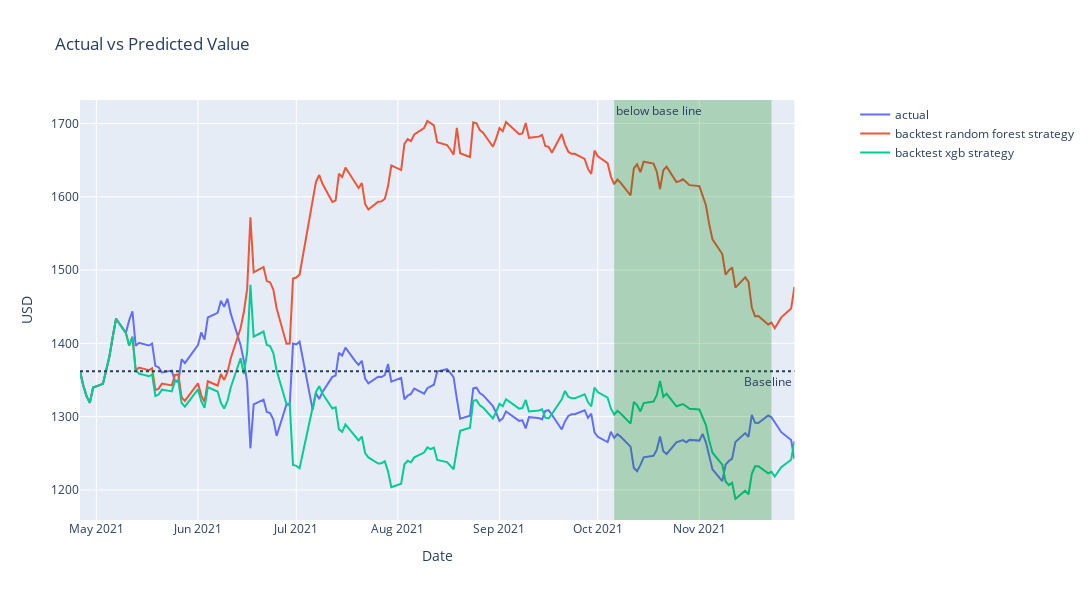

The notebook cell this image was saved under:
### Code cell
# fig = go.Figure()
fig = make_subplots(specs=[[{"secondary_y": True}]])

fig.add_trace(go.Scatter(x=df_rf['date'], y = df_rf['value'], name='actual'))

fig.add_hline(y=1362, annotation_text='Baseline', line_dash="dot", annotation_position="bottom right")

######################## To un-hide ########################
# fig.add_trace(go.Scatter(x=df_rf['date'], y = df_rf['value_rf'], name='random forest model'))
fig.add_trace(go.Scatter(x=df_rf['date'], y = df_rf['value_strat'], name='backtest random forest strategy'))
fig.add_trace(go.Scatter(x=df_xgb['date'], y = df_xgb['value_strat'], name='backtest xgb strategy'))
fig.add_vrect(x0="2021-10-6", x1="2021-11-23", fillcolor="green",  opacity=0.25, line_width=0 , annotation_text="below base line", annotation_position="top left")
############################################################

fig['layout'].update(height=600, width=1500, title='Actual vs Predicted Value')
fig.update_xaxes(title_text="Date")
fig.update_yaxes(title_text="USD")

# fig.add_trace(go.Scatter(x=df_rf['date'], y = df_rf['MSE'], name='MSE'), secondary_y=True)

fig.show()

# sharpe = desc.loc['mean', 'pct_t-1'] / desc.loc['std', 'pct_t-1']
# avg_return = desc.loc['mean', 'pct_t-1']
tot_return_act = return_tot(df_rf, 'date', 'value', 'value')
tot_return_predict = return_tot(df_rf, 'date', 'value', 'value_strat')

# print(f'Sharpe ratio: {100*(sharpe):.2f} %')
# print(f'Average daily return: {100*(avg_return):.2f} %')
print(f'Total actual return: {100*(tot_return_act):.2f} %')
print(f'Total strategy return: {100*(tot_return_predict):.2f} %')

### Figure 1 — Plotly figure (JSON) as saved in the notebook; plotly's stock layout.template omitted (floating-point values rounded to 4 significant figures; data arrays with more than 128 entries replaced by an {"elided": "..."} marker saying what was removed)
{"data": [{"name": "actual", "type": "scatter", "x": {"elided": "153 str values"}, "y": {"elided": "153 float values"}}, {"name": "backtest random forest strategy", "type": "scatter", "x": {"elided": "153 str values"}, "y": {"elided": "153 float values"}}, {"name": "backtest xgb strategy", "type": "scatter", "x": {"elided": "153 str values"}, "y": {"elided": "153 float values"}}], "layout": {"annotations": [{"showarrow": false, "text": "Baseline", "x": 1, "xanchor": "right", "xref": "x domain", "y": 1362, "yanchor": "top", "yref": "y"}, {"showarrow": false, "text": "below base line", "x": "2021-10-6", "xanchor": "left", "xref": "x", "y": 1, "yanchor": "top", "yref": "y domain"}], "height": 600, "shapes": [{"line": {"dash": "dot"}, "type": "line", "x0": 0, "x1": 1, "xref": "x domain", "y0": 1362, "y1": 1362, "yref": "y"}, {"fillcolor": "green", "line": {"width": 0}, "opacity": 0.25, "type": "rect", "x0": "2021-10-6", "x1": "2021-11-23", "xref": "x", "y0": 0, "y1": 1, "yref": "y domain"}], "title": {"text": "Actual vs Predicted Value"}, "width": 1500, "xaxis": {"anchor": "y", "domain": [0, 0.94], "title": {"text": "Date"}}, "yaxis": {"anchor": "x", "domain": [0, 1], "title": {"text": "USD"}}, "yaxis2": {"anchor": "x", "overlaying": "y", "side": "right", "title": {"text": "USD"}}}}
